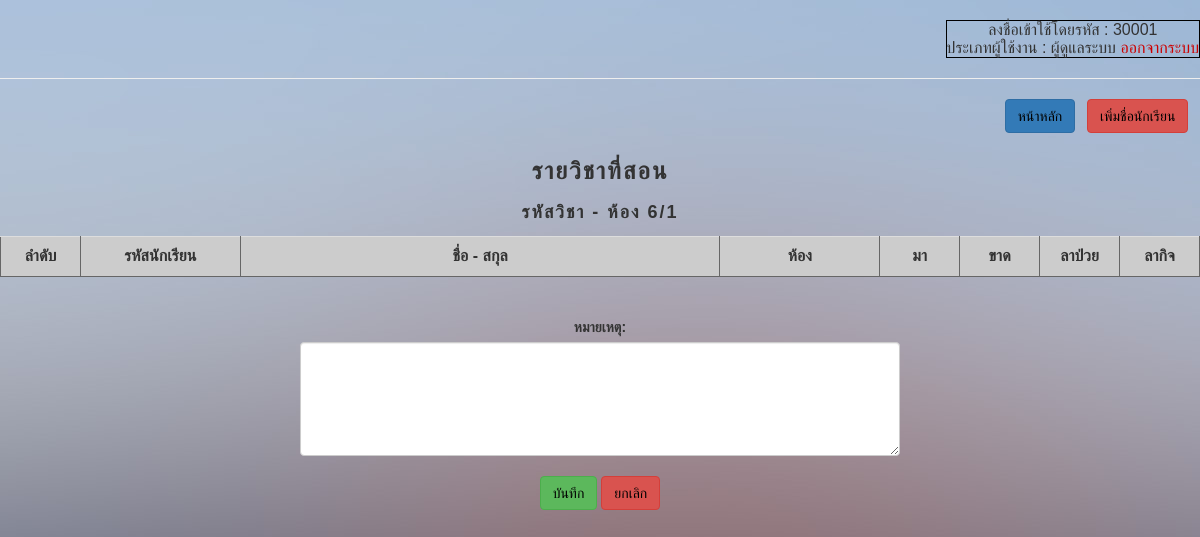
The page /html5up-dimension/checkattendance_check.php?class=6/1 (signed in) on the database as committed earlier.
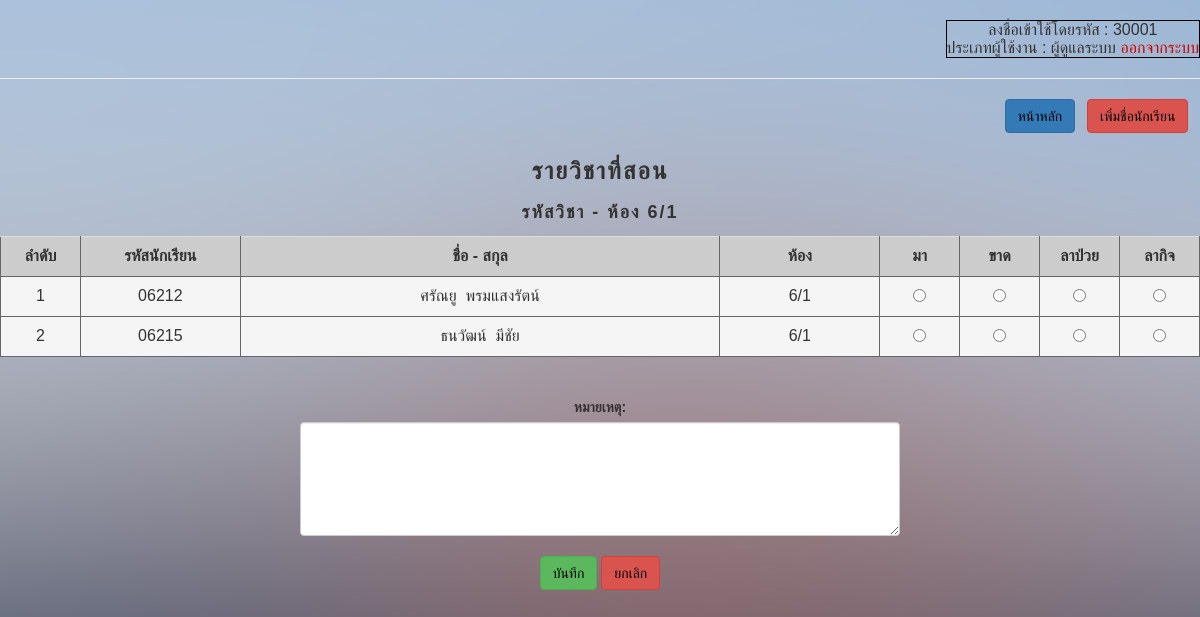
The same page on the database as committed later.
### tables this page shows
CREATE TABLE `student` (
  `studentID` varchar(255) NOT NULL,
  `studentName` varchar(255) NOT NULL,
  `studentLastname` varchar(255) NOT NULL,
  `studentPhonenumber` varchar(10) NOT NULL,
  `classID` int(11) NOT NULL
);

CREATE TABLE `class` (
  `classID` int(11) NOT NULL,
  `class` varchar(5) NOT NULL
);

### html5up-dimension/checkattendance_check.php (the view, shortened to what this page needs)
<?php
if (!$_SESSION["uname"]){
	  Header("Location: Login.php");
}else{?>
<html>
	<head>
		<link rel="stylesheet" href="https://maxcdn.bootstrapcdn.com/bootstrap/3.3.7/css/bootstrap.min.css">
	</head>
<div class="abcd">
	<body background="/images/bg.jpg">
    <div align="right" class="a" ><br>
      <table border="1" bordercolor="#000000" cellpadding="5">
				<tr>
      		<td>
    		  <center> ลงชื่อเข้าใช้โดยรหัส :
    			<?php echo($_SESSION['userID']);?><br>
          ประเภทผู้ใช้งาน : <?php echo($_SESSION['typeUser']);?>
    			<a href="logout.php"><font color="#CC0000">ออกจากระบบ</font></a></center>
        </tr></td>
        </table>
				<hr>
    </div>
<div align="right">
	<a href="teacherpage.php"><button type="button" class="btn btn-primary"><font color="#000000">หน้าหลัก</font></button></a>	&nbsp;
	<a href="addstudents.php?subjectID=<?php echo $_GET['subjectID']."&class=".$_GET['class'];?>"><button type="button" class="btn btn-danger"><font color="#000000">เพิ่มชื่อนักเรียน</font></button></a> &nbsp;&nbsp;
</div>
<br>
<form method="post" action="confirmcheckattendance.php?subjectID=<?php echo $_GET['subjectID']."&class=".$_GET['class'];?>" >
<center><h3>รายวิชาที่สอน</h3>
<h4>รหัสวิชา <?php echo $_GET['subjectID']; echo "  -    ห้อง  "; echo $_GET['class'];  ?></h4>
</center>
<div class="table-responsive">
<table class="table table-hover" width="800" border="1" align="center" bordercolor="#666666">
	<tr>
		<td width="50" align="center" bgcolor="#CCCCCC"><strong>ลำดับ</strong></td>
		<td width="100"align="center" bgcolor="#CCCCCC"><strong>รหัสนักเรียน</strong></td>
		<td width="300" align="center" bgcolor="#CCCCCC"><strong>ชื่อ - สกุล</strong></td>
		<td width="100" align="center" bgcolor="#CCCCCC"><strong>ห้อง</strong></td>
		<td width="50" align="center" bgcolor="#CCCCCC"><strong>มา</strong></td>
		<td width="50" align="center" bgcolor="#CCCCCC"><strong>ขาด</strong></td>
		<td width="50" align="center" bgcolor="#CCCCCC"><strong>ลาป่วย</strong></td>
		<td width="50" align="center" bgcolor="#CCCCCC"><strong>ลากิจ</strong></td>
</tr>
<?php
include ("connectDB.php");
$strSQL = mysqli_query($mysqli,"select * from class where class='".$_GET['class']."'");
$objResult = mysqli_fetch_array($strSQL);
$strSLQ2 = "select * from student,class where student.classID=class.classID and student.classID='".$objResult['classID']."' order by studentID";
$result = mysqli_query($mysqli, $strSLQ2);
$i=1;
while($row = mysqli_fetch_array($result))
{
	echo "<tr class='active'>";
	echo "<td align='center'>" .$i. "</td>";
echo "<td align='center'>" .$row['studentID']. "</td>"; ?>
<?php
echo "<td align='center'>" .$row['studentName']."&nbsp&nbsp".$row['studentLastname']. "</td>";
echo "<td align='center'>" .$row['class']. "</td>";
echo "<td align='center'><input type='radio' name='typeAttendance_".$i."' value='10001'></td>";
echo "<td align='center'><input type='radio' name='typeAttendance_".$i."' value='10002'></td>";
echo "<td align='center'><input type='radio' name='typeAttendance_".$i."' value='10003'></td>";
echo "<td align='center'><input type='radio' name='typeAttendance_".$i."' value='10004'></td>";
echo "</tr>";
$i=$i+1;
}
?>
</table></div><br>
<div class="container"align="center">
  <label >หมายเหตุ:</label>
 <textarea class="form-control" rows="5" name="note" style="width: 600px"></textarea>
	<br>
	<button type="submit" class="btn btn-success"><font color="#000000">บันทึก</font></button>
	<a href="checkattendance.php"><button type="button" class="btn btn-danger"><font color="#000000">ยกเลิก</font></button></a>
</div>
</form>
	</body>
</html>
<?php }?>

Rows that differ between the two databases and show on the page:
added student: studentID "06212", studentName "ศรัณยู", studentLastname "พรมแสงรัตน์", classID.class "6/1"
added student: studentID "06215", studentName "ธนวัฒน์", studentLastname "มีชัย", classID.class "6/1"
